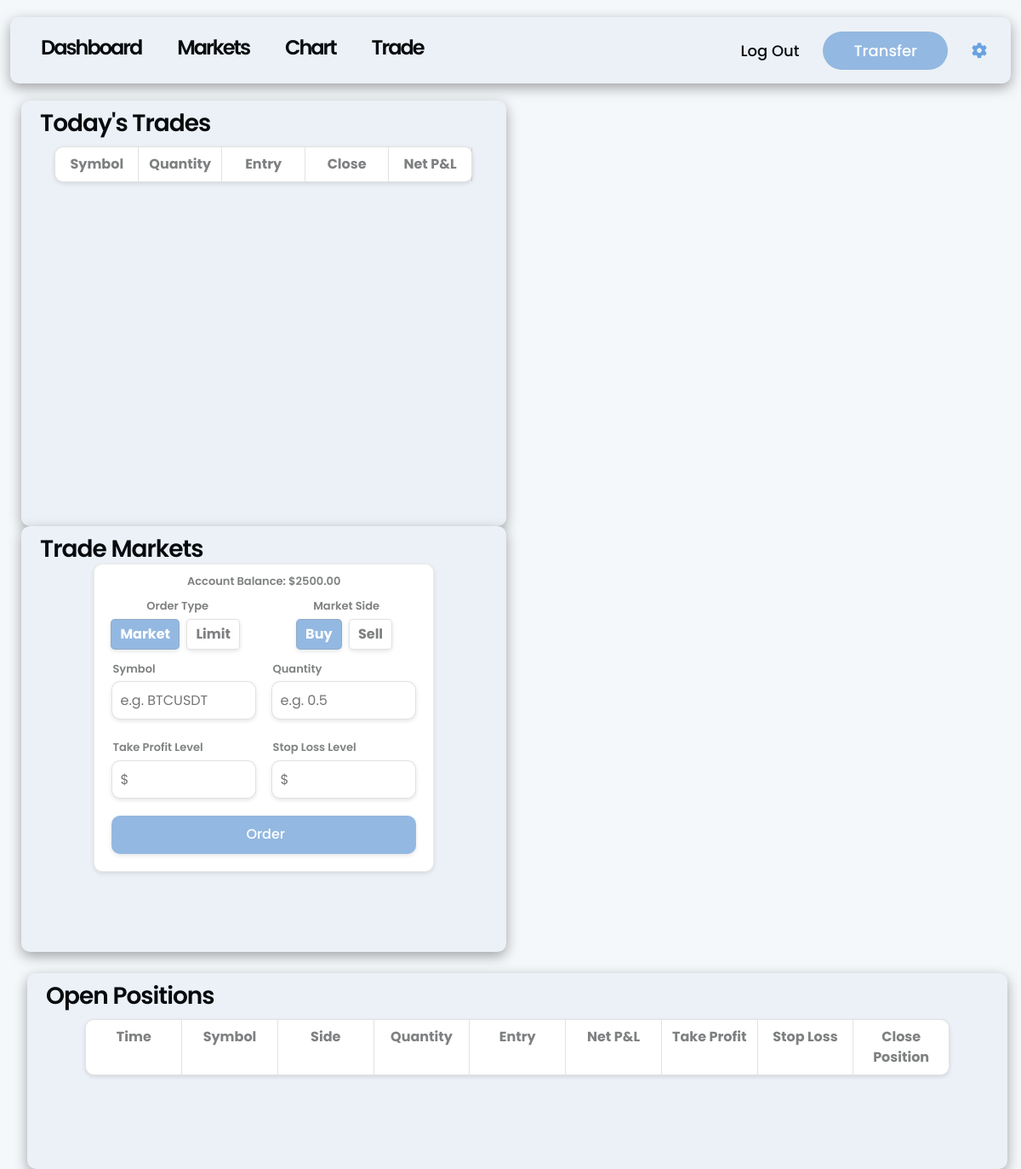
The page /trade/ (signed in) on the database as committed earlier.
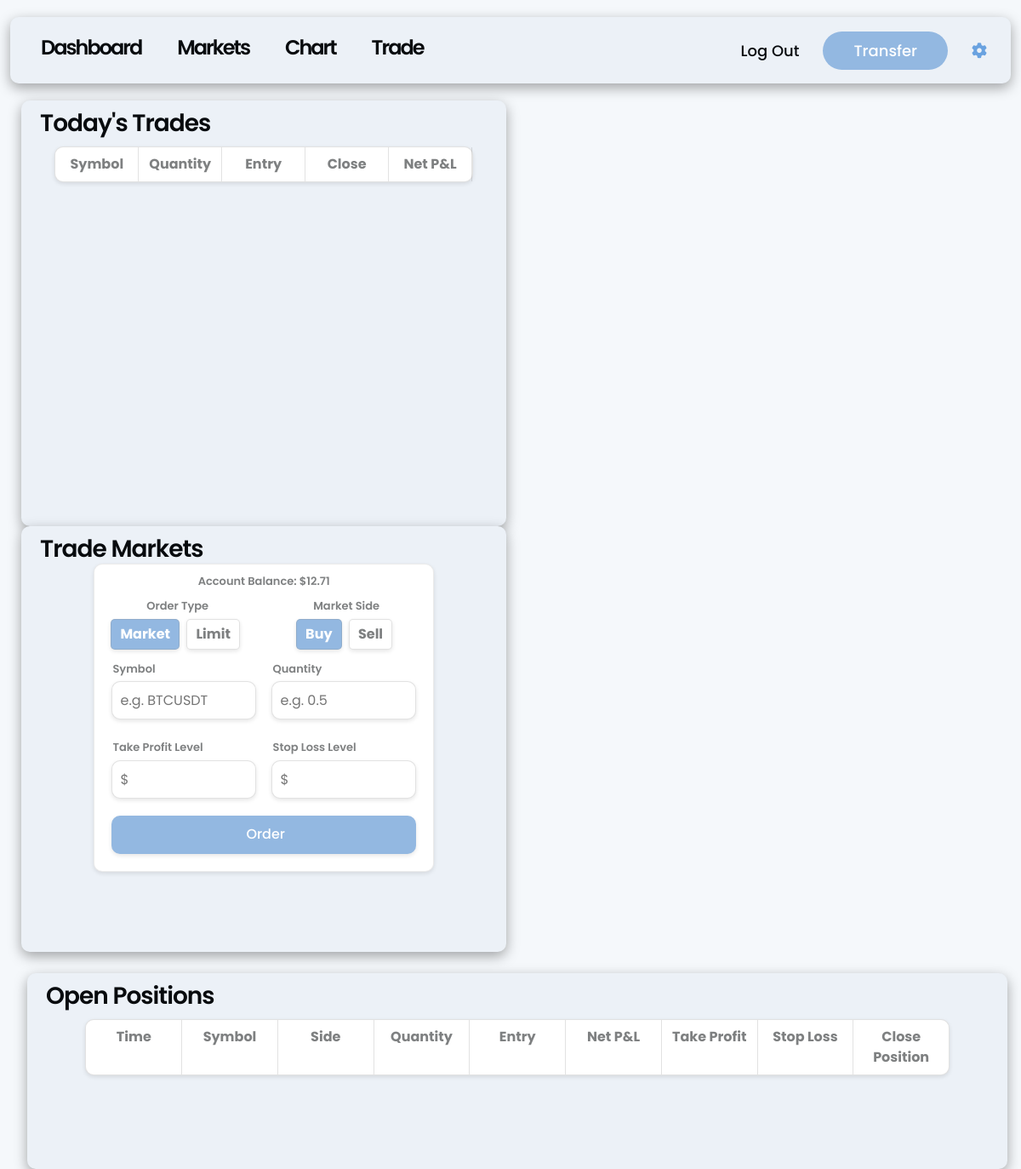
The same page on the database as committed later.
### dashboard/models.py (models this page shows, shortened)
class UserProfile(models.Model):
    user = models.OneToOneField(User, on_delete=models.CASCADE, related_name='profile')
    account_balance = models.DecimalField(max_digits=10, decimal_places=2, null=False, default=0)
    deposit_amount_multiplier = models.IntegerField(default=1, null=False, blank=False)

### trade/views.py (the view, shortened to what this page needs)
# urls.py: path('trade/', include('trade.urls')),
@login_required
def trade(request):
    user = request.user
    user_profile = UserProfile.objects.get(user=user)
    todays_trades = TradeHistory.objects.filter(user=user, date=datetime.datetime.now().date())
    error_message = ''
    open_trades = []
    trade_historys = []
    for trade in todays_trades:
        if len(trade_historys) < 9:
            trade_historys.insert(0, trade)
        else:
            trade_historys.pop()
            trade_historys.insert(0, trade)
    context = {
        'open_trades': open_trades,
        'trade_historys': trade_historys,
        'account_balance': user_profile.account_balance,
        'error_message': error_message
    }
    return render(request, 'trade/trade.html', context)

### trade/templates/trade/trade.html (shortened to what this page needs)
{% extends 'base.html' %}
{% load static %}
{% block extra_css %}
    <link rel="stylesheet" type="text/css" href="{% static 'trade/css/trade.css' %}">
{% endblock %}
{% block content %}
    <div class="row">
        <div class="col-md-6 trade-sections box-shadow right">
            <h2 class="titles">Today's Trades</h2>
            <div class="table">
                <div>
                    <div class="head-row">
                        <span class="table-cell t-head">Symbol</span>
                        <span class="table-cell t-head">Quantity</span>
                        <span class="table-cell t-head">Entry</span>
                        <span class="table-cell t-head">Close</span>
                        <span class="table-cell t-head">Net P&L</span>
                    </div>
                </div>
            </div>
        </div>
        <div class="col-md-6 trade-sections box-shadow left">
            <h2 class="titles">Trade Markets</h2>
            <form action="{% url 'trade' %}" method="post" id="trade-form">
                <div class="form-section">
                    <p class="account-balance">Account Balance: ${{ account_balance }}</p>
                    <div class="order-type">
                        <p class="withdrawal-label order-type-text">Order Type</p>
                        <label class="radio-label" for="market">Market</label>
                        <label class="radio-label" for="limit">Limit</label>
                    </div>
                    <div class="order-type">
                        <p class="withdrawal-label order-type-text">Market Side</p>
                        <label class="radio-label" for="buy">Buy</label>
                        <label class="radio-label" for="sell">Sell</label>
                    </div>
                    <div class="input-group">
                        <div class="input-wrapper">
                            <label for="symbol" class="withdrawal-label">Symbol</label>
                            <input type="text" class="withdraw-input" name="symbol" placeholder="e.g. BTCUSDT" autocomplete="off">
                        </div>
                        <div class="input-wrapper">
                            <label for="quantity" class="withdrawal-label first">Quantity</label>
                            <input type="number" class="withdraw-input amount" name="quantity" min="0" max="100000" step="0.01" placeholder="e.g. 0.5" required>
                        </div>
                    </div>
                    <div class="input-group">
                        <div class="input-wrapper">
                          <label for="take-profit" class="withdrawal-label">Take Profit Level</label>
                          <input type="number" class="withdraw-input" name="take-profit" min="0" max="1000000" placeholder="$">
                        </div>
                        <div class="input-wrapper">
                          <label for="stop-loss" class="withdrawal-label">Stop Loss Level</label>
                          <input type="number" class="withdraw-input" name="stop-loss" min="0" max="1000000" placeholder="$">
                        </div>
                      </div>
                    <input type="submit" class="withdraw-button withdraw-input" value="Order">
                </div>
            </form>
        </div>
    </div>
    <div class="row">
        <div class="col-md-12 active-trades box-shadow">
            <h2 class="titles">Open Positions</h2>
            <div class="table" id="open-trades" data="{{ open_trades }}">
                <div>
                    <div class="head-row">
                        <span class="table-cell t-head">Time</span>
                        <span class="table-cell t-head">Symbol</span>
                        <span class="table-cell t-head">Side</span>
                        <span class="table-cell t-head">Quantity</span>
                        <span class="table-cell t-head">Entry</span>
                        <span class="table-cell t-head">Net P&L</span>
                        <span class="table-cell t-head">Take Profit</span>
                        <span class="table-cell t-head">Stop Loss</span>
                        <span class="table-cell t-head last">Close Position</span>
                    </div>
                </div>
            </div>
        </div>
    </div>
{% endblock %}

### templates/base.html (shortened to what this page needs)
{% load static %}
<!doctype html>
<html lang="en">
<head>
    {% block corecss %}
        <link href="https://cdn.jsdelivr.net/npm/bootstrap@5.0.2/dist/css/bootstrap.min.css" rel="stylesheet">
        <link rel="stylesheet" type="text/css" href="{% static 'css/base.css' %}">
    {% endblock %}
    {% block extra_css %}
    {% endblock %}
    {% block corejs %}
        <link rel="stylesheet" href="https://cdnjs.cloudflare.com/ajax/libs/font-awesome/6.5.1/css/all.min.css" />
    {% endblock %}
</head>
<body>
    <div class="container-fluid">
        <div class="row">
            <div class="d-none d-lg-block">
                {% include 'includes/main-nav.html' %}
            </div>
        </div>
        <div class="row">
            {% block content %}
            {% endblock %}
        </div>
    </div>
</body>
</html>

### templates/includes/main-nav.html
<nav class="nav-menu box-shadow">
    <div class="col-md-6">
        <ul class="my-nav">
            <li class="list-item"><a href="{% url 'dashboard' %}" class="nav-link dashboard ">Dashboard</a></li>
            <li class="list-item"><a href="{% url 'markets' %}" class="nav-link">Markets</a></li>
            <li class="list-item"><a href="{% url 'chart' %}" class="nav-link">Chart</a></li>
            <li class="list-item"><a href="{% url 'trade' %}" class="nav-link">Trade</a></li>
        </ul>
    </div>
    <div class="col-md-6">
        <a  href="{% url 'settings' %}" class="btn btn-light nav-button settings"><i class="fas fa-gear"></i></button>
        <a  href="{% url 'deposit' %}" class="btn btn-light nav-button transfer">Transfer</a>
        <a  href="{% url 'account_logout' %}" class="btn btn-light nav-button log-out">Log Out</a>
    </div>
</nav>

### static/css/base.css (style rules this page uses)
body { font-family: "Poppins", sans-serif; font-weight: 700; background-color: #F5F8FB; color: #080B0E; }
.box-shadow { box-shadow: rgba(0, 0, 0, 0.35) 0px 5px 15px; }
.nav-menu { display: flex; justify-content: space-between; align-items: center; background-color: #ecf1f7; width: 98vw; margin: 20px auto; border-radius: 10px; }
.my-nav { display: flex; list-style: none; padding: 0; }
.list-item { margin: 10px 10px 0 0; padding: 0; font-size: 36px; }
.nav-link { color: #080B0E; font-weight: 600; letter-spacing: -2px; }
.nav-link.dashboard { margin-left: 20px; }
.nav-button { padding: 0.5em 2em; float: right; font-weight: 500; margin-right: 10px; font-size: 18px; color: #080B0E; border-radius: 30px; }
.log-out { background-color: transparent; border: none; padding: 0.5em 1em; }
.transfer { background-color: #93B8E1; border: none; color: #ffffff; }
.settings { padding: 0.5em 1em; border: none; border-radius: 90px; background-color: transparent; color: #69A2E0; }
@media screen and (min-width: 992px) and (max-width: 1200px) { .list-item { font-size: 24px; } }

### trade/static/trade/css/trade.css (style rules this page uses)
.trade-sections { width: 48.5%; height: 500px; margin: auto; margin-left: 25px; background-color: #ecf1f7; border-radius: 10px; }
.active-trades { width: 98%; min-height: 230px; height: fit-content; margin: 25px 0 0 32px; background-color: #ecf1f7; border-radius: 10px; }
.titles { font-size: 28px; font-weight: 600; letter-spacing: -1px; margin: 10px 0 0 10px; }
#trade-form { max-width: 400px; margin: auto; }
.form-section { border: 1px solid rgba(128, 128, 128, 0.158); border-radius: 10px; background-color: #ffffff; box-shadow: 0px 2px 5px 0px rgba(0, 0, 0, 0.1); }
.withdraw-input { width: 90%; margin: 0 0 20px 5%; border: 1px solid rgba(128, 128, 128, 0.233); border-radius: 10px; height: 45px; box-shadow: 0px 2px 5px 0px rgba(0, 0, 0, 0.1); padding-left: 10px; }
.withdrawal-label { font-size: 13px; font-weight: 600; margin: 0 0 5px 6%; color: #080b0e85; }
.withdraw-input.withdraw-button { background-color: #93b8e1; color: #ffffff; font-weight: 500; border: none; padding: none; }
.order-type { width: 49%; display: inline-block; margin: 0 0 10px 0; text-align: center; }
.order-type-text { margin: 10px auto 5px; text-align: center; }
.radio-label { display: inline-block; border: 1px solid rgba(128, 128, 128, 0.233); border-radius: 5px; background-color: #ffffff; color: #080b0e85; box-shadow: 0px 2px 5px 0px rgba(0, 0, 0, 0.1); padding: 5px 10px; margin-right: 5px; cursor: pointer; }
input[type="radio"]:checked + .radio-label { background-color: #93b8e1; color: #fff; }
.input-group { width: 95%; margin: auto; }
.input-wrapper { width: 50%; }
.account-balance { text-align: center; margin: 10px 0 0 0; font-size: 13px; font-weight: 600; color: #080b0e85; }
.table { display: flex; flex-direction: column; width: 90%; margin: 10px auto; }
.head-row, .body-row { display: flex; width: 100%; }
.head-row { background-color: #ffffff; border: 1px solid rgba(128, 128, 128, 0.233); border-radius: 10px; box-shadow: 0px 2px 5px 0px rgba(0, 0, 0, 0.1); color: #080b0e85; }
.table-cell { flex: 1; text-align: center; }
.t-head { border-right: 1px solid rgba(128, 128, 128, 0.233); }
.t-head.last { border-right: none; }

Rows that differ between the two databases and show on the page:
removed UserProfile: account_balance "2500.00"
added UserProfile: account_balance "12.71"
